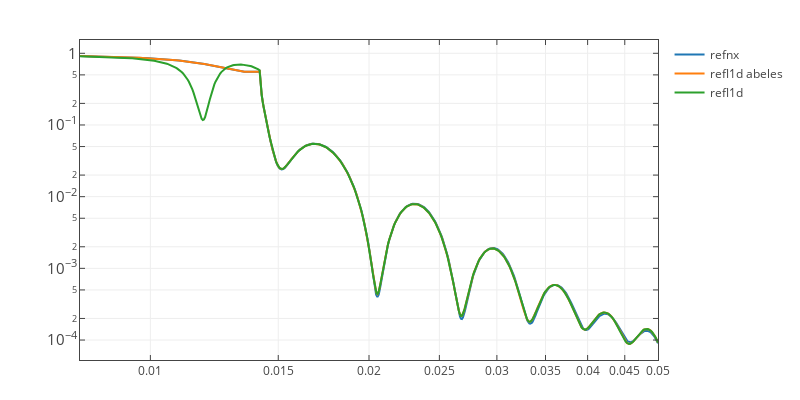

Notebook code cell kept with this figure:
### Code cell
expt = make_gold_experiment(steps=False)
r_0 = expt.reflectivity()

plot_utils.plot1d([[q, r_nx],
                   [q, r_1d_abeles],
                  [r_0[0], r_0[1]]],
                 data_names =  ['refnx', 'refl1d abeles', 'refl1d'],
                 y_log = True, x_log=True)

### Figure 1 — Plotly figure (JSON) as saved in the notebook; plotly's stock layout.template omitted (floating-point values rounded to 4 significant figures; data arrays with more than 128 entries replaced by an {"elided": "..."} marker saying what was removed)
{"data": [{"name": "refnx", "type": "scatter", "uid": "ebdc4dc9-3ce0-4669-ae83-87dd3d42b257", "x": {"elided": "500 float values"}, "y": {"elided": "500 float values"}}, {"name": "refl1d abeles", "type": "scatter", "uid": "eeaf8500-2d68-4605-8a05-c517b20074ca", "x": {"elided": "500 float values"}, "y": {"elided": "500 float values"}}, {"name": "refl1d", "type": "scatter", "uid": "9c179cfd-e467-4beb-80e7-ce60e1f6a73d", "x": {"elided": "500 float values"}, "y": {"elided": "500 float values"}}], "layout": {"autosize": true, "bargap": 0, "height": 400, "hovermode": "closest", "margin": {"b": 40, "l": 80, "r": 40, "t": 40}, "showlegend": true, "width": 800, "xaxis": {"exponentformat": "power", "mirror": "all", "showexponent": "all", "showgrid": true, "showline": true, "ticks": "inside", "title": {"text": ""}, "type": "log", "zeroline": false}, "yaxis": {"exponentformat": "power", "mirror": "all", "showexponent": "all", "showgrid": true, "showline": true, "ticks": "inside", "title": {"text": ""}, "type": "log", "zeroline": false}}}
